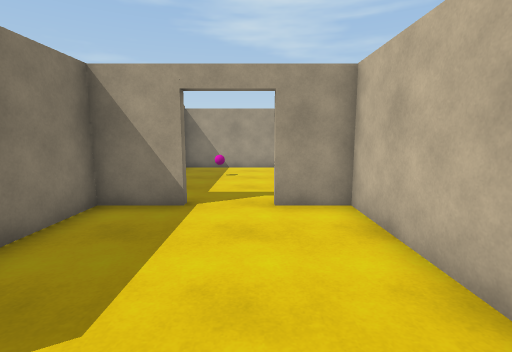
view 1 (above)

13 first-person views from a walk through a Unity game level. The camera is 1.5 m above the floor, tilts 8° down and sees 85° across. The floor is counted in squares, 1 m on a side. Each view is taken from the middle of a square. On the plan, view 1 faces up. The plan holds only what a view shows up to about 14 squares ahead; the rest is blank. The place goes on beyond the plan. The player character is not drawn.

view 2
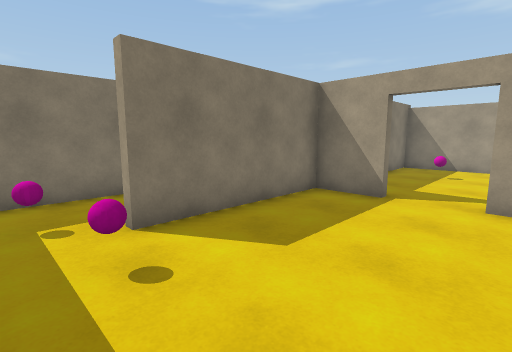

view 3
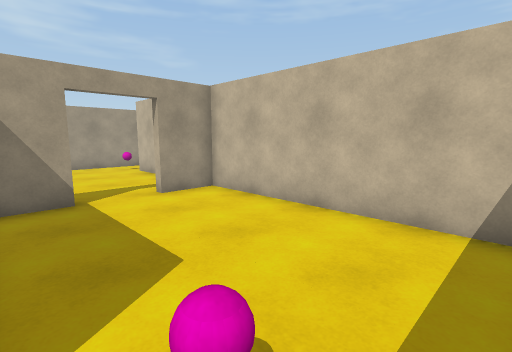

view 4
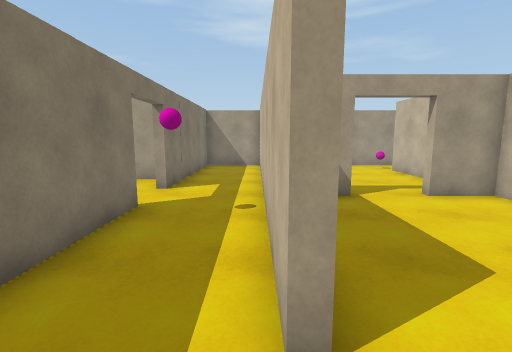

view 5
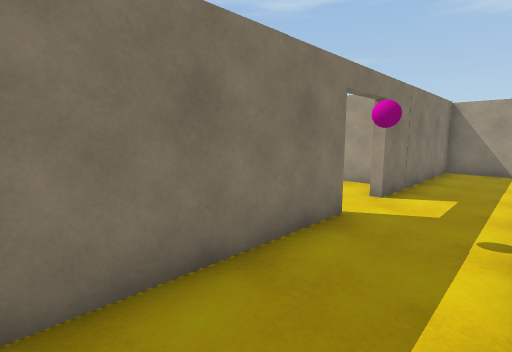

view 6
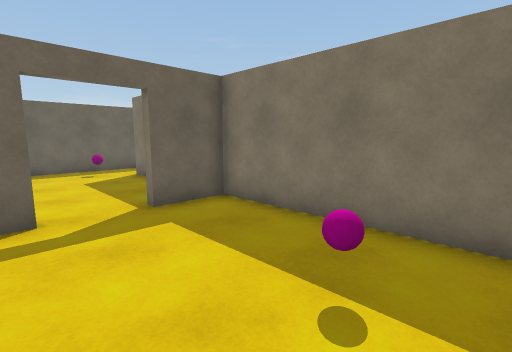

view 7
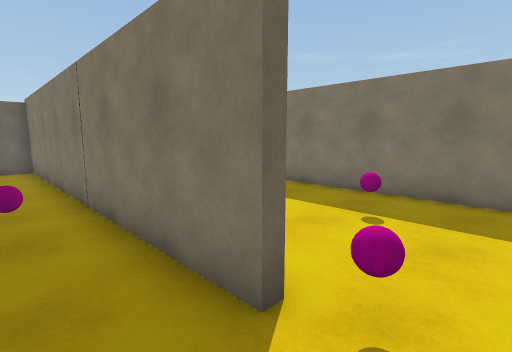

view 8
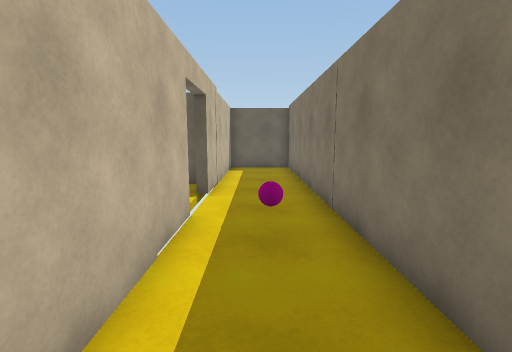

view 9
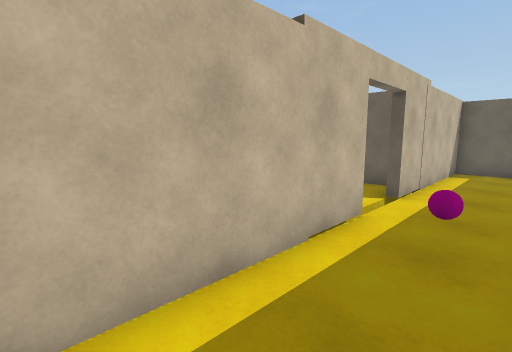

view 10
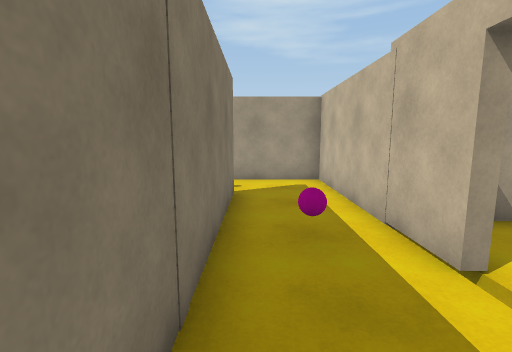

view 11
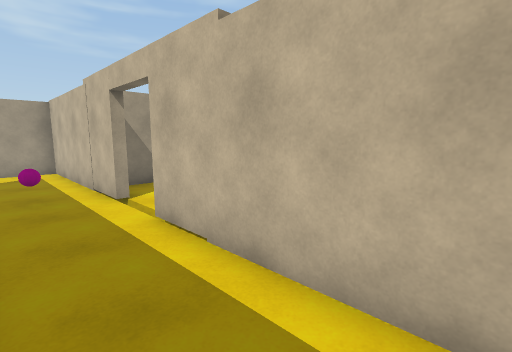

view 12
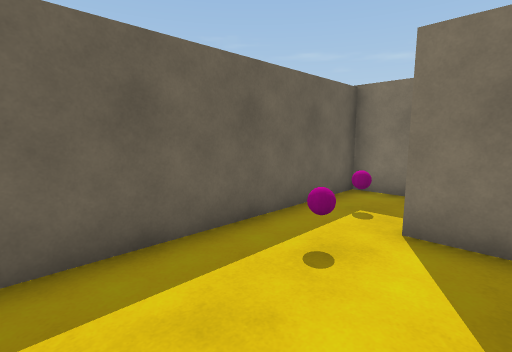

view 13
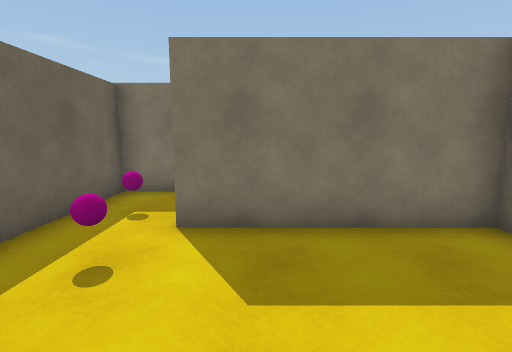

### Floor plan
Key: @ floor where view 1 was taken; # wall or solid block; . floor; O other object.
Columns run from 7 left of view 1 to 7 right of it. Each row starts with its distance up from view 1.
 14   ###########
 13  ###........#
 12  #.#.....O..#
 11  #.#..O..#..#
 10 # .#.....#..#
  9 # .#.....#..###
  8 O .#.....#.OOO
  7 O..#.....#..OO
  6  ..#OO..O#.. .
  5 O..#.....#..O.
  4 OO.#.....#..OO
  3 # .#.....#..###
  2 # .#.....#..#
  1  #.#.....#..#
  0  #O..O.@.#..#
 -1  #O......#..#
 -2  ############

Positions as (right, up) in squares from view 1, and headings:
1: (0, 0), facing up
2: (1, -1), facing up-left
3: (-3, -1), facing up-right
4: (-4, -1), facing up
5: (-4, 0), facing up-left
6: (1, 12), facing down-left
7: (4, 13), facing down-left
8: (4, 12), facing down
9: (3, 12), facing down-right
10: (3, 4), facing up
11: (3, 0), facing up-right
12: (1, 2), facing down-left
13: (1, 2), facing left
